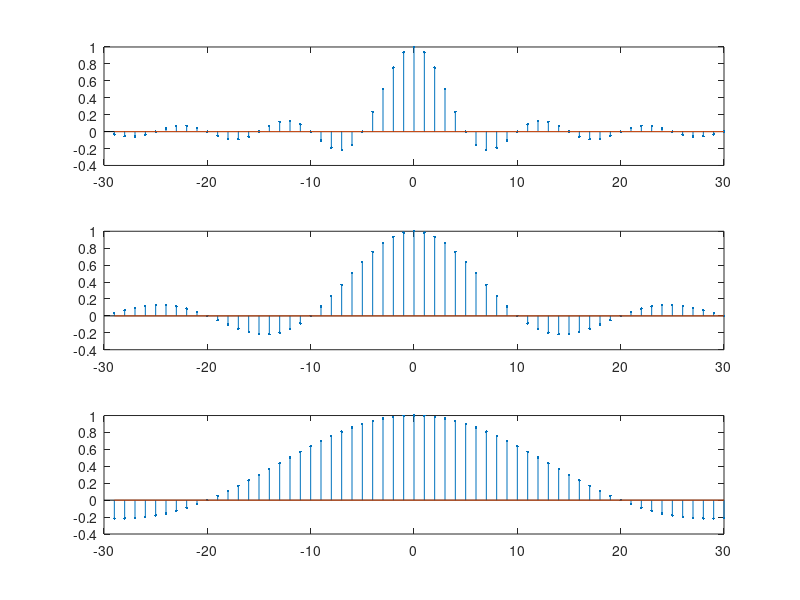

Write the MATLAB code that produced this figure.
clear all;

T=1;tao1=0.2*T;A=5;
s=pi*tao1/T;
A1=A*tao1/T;
for k=1:60
   k1=k-30;
   sk1=s*k1;
   if sk1==0
      x(k)=1;
   else
      x(k)=sin(sk1)/sk1;
      end 
end
k=-29:30;   
subplot(311)
stem(k,x,'.');
hold
plot(k,zeros(size(x)));

T=1;tao2=0.1*T;A=5;
s=pi*tao2/T;
A1=A*tao2/T;
for k=1:60
   k1=k-30;
   sk1=s*k1;
   if sk1==0
      x(k)=1;
   else
      x(k)=sin(sk1)/sk1;
      end 
end
k=-29:30; 
subplot(312)
stem(k,x,'.')
hold
plot(k,zeros(size(x)))

T=1;tao3=0.05*T;A=5;
s=pi*tao3/T;
A1=A*tao3/T;
for k=1:60
   k1=k-30;
   sk1=s*k1;
   if sk1==0
      x(k)=1;
   else
      x(k)=sin(sk1)/sk1;
      end 
end
k=-29:30; 
subplot(313)
stem(k,x,'.')
hold
plot(k,zeros(size(x)))